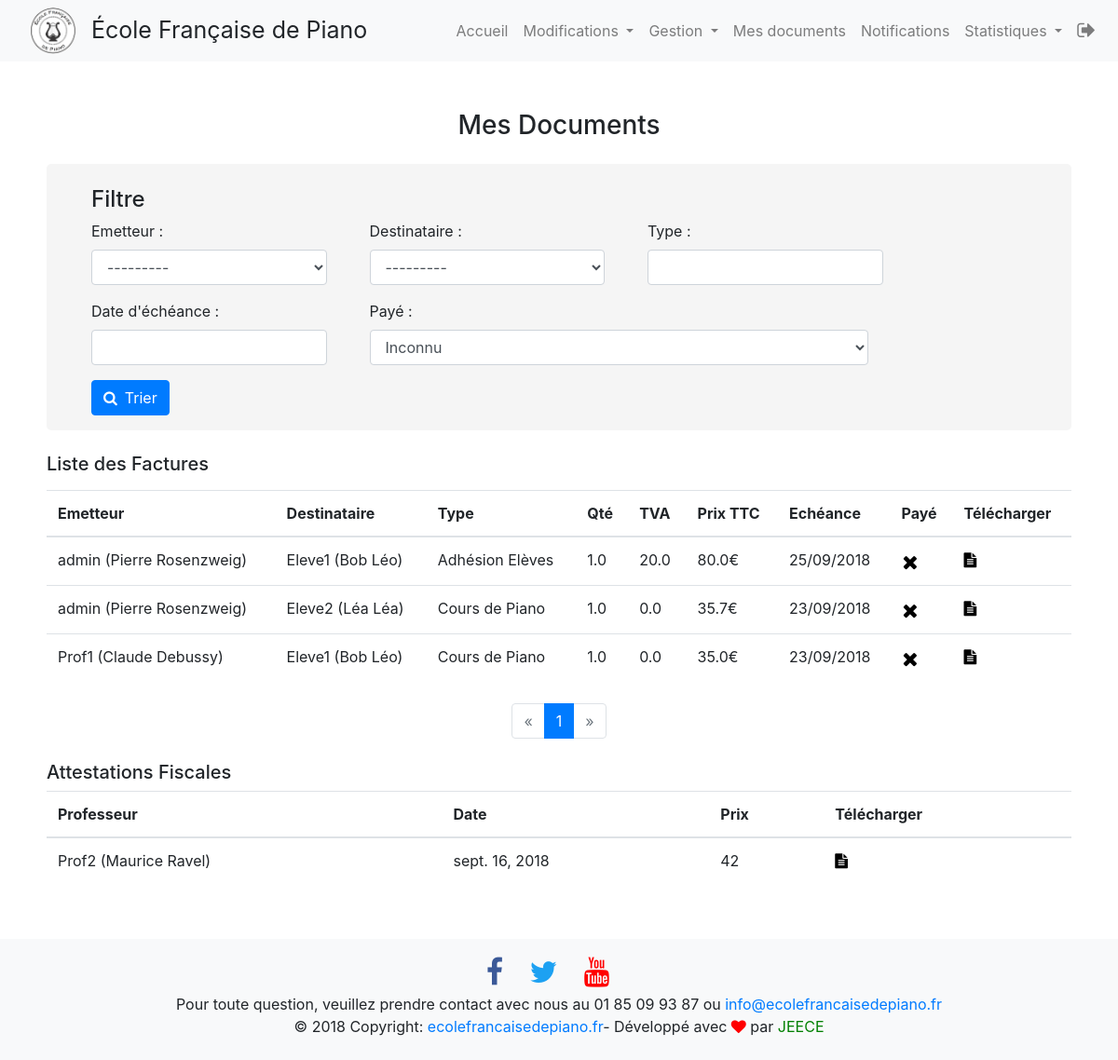
Page /intranet/documents (signed in) on the earlier database version.
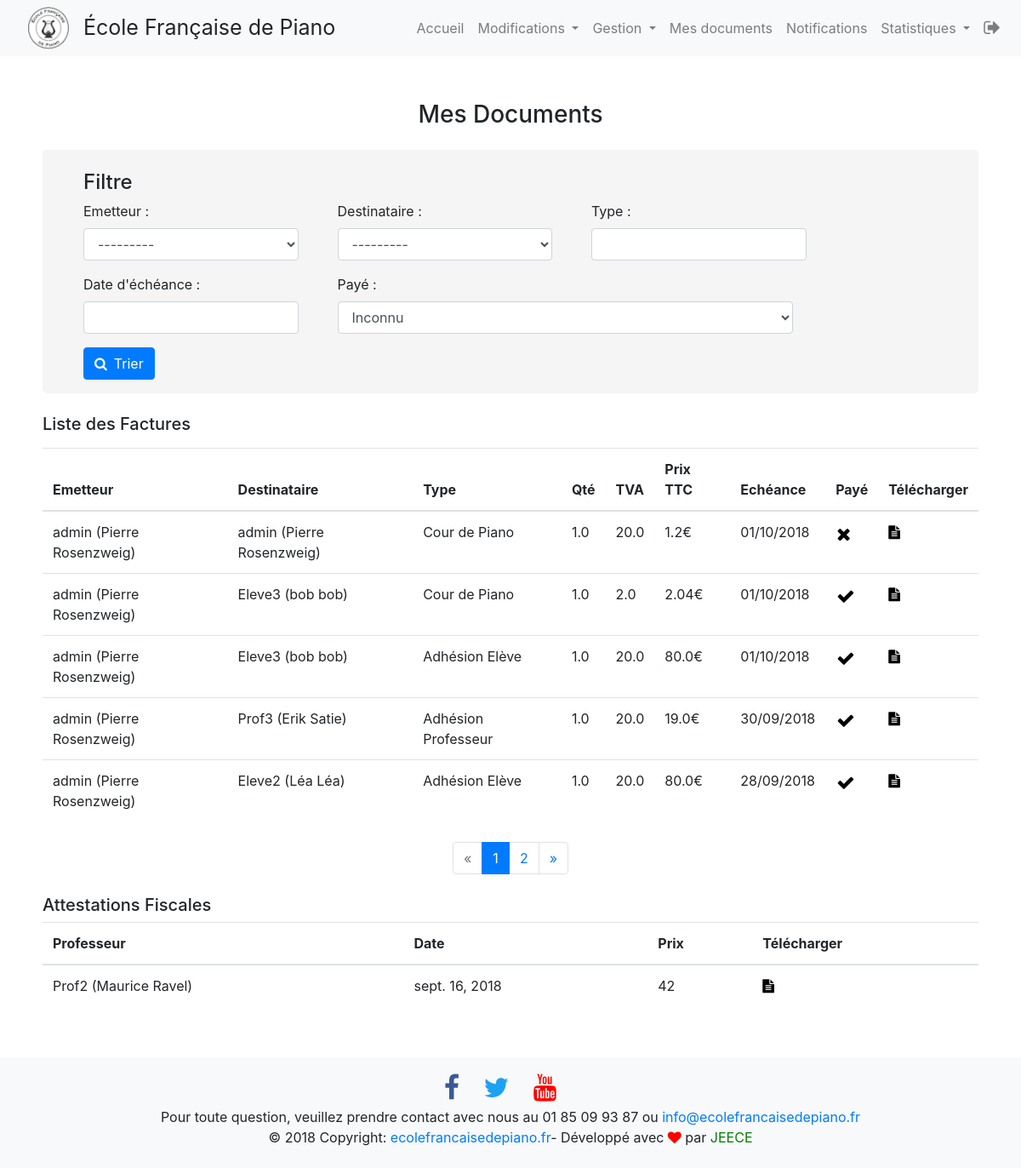
Same page on the later database version.
### intranet/models.py (models this page shows)
class Facture(models.Model):
    to_user = models.ForeignKey(User, related_name='User_who_received_the_bill', on_delete=models.DO_NOTHING, default=None,verbose_name='Destinataire')
    from_user = models.ForeignKey(User, related_name='User_who_send_the_bill', on_delete=models.DO_NOTHING,default=None,verbose_name='Emetteur')
    tva = models.FloatField(default=None)
    price_ht = models.FloatField(default=None)
    price_ttc = models.FloatField(default=None)
    object = models.CharField(max_length=60,default=None)
    object_qt = models.FloatField(default=None)
    type = models.CharField(max_length=60,default=None)
    created = models.DateField(default=date.today(), verbose_name='date d\'émission')
    last = models.DateField(default=date.today() + timedelta(days=7), verbose_name='date d\'échéance')
    is_paid = models.BooleanField(default=False,verbose_name='Payé')
    facture_name = models.CharField(max_length=60,default=None, null=True, blank=True) # NomEmmeteur_NomDest_ID
    nb_facture = models.IntegerField(default=1)
    to_user_firstname = models.CharField(max_length=60,default=None, null=True,blank=True)
    to_user_lastname = models.CharField(max_length=60,default=None, null=True,blank=True)
    to_user_address = models.CharField(max_length=60,default=None, null=True,blank=True)
    to_user_city = models.CharField(max_length=60,default=None, null=True,blank=True)
    to_user_zipcode = models.CharField(max_length=60,default=None, null=True,blank=True)
    to_user_siret = models.CharField(max_length=21, default='SIRET', null=True,blank=True)
    to_user_sap = models.CharField(max_length=11, default='SAP', null=True,blank=True)
    from_user_firstname = models.CharField(max_length=60, default=None, null=True,blank=True)
    from_user_lastname = models.CharField(max_length=60, default=None, null=True,blank=True)
    from_user_address = models.CharField(max_length=60, default=None, null=True,blank=True)
    from_user_city = models.CharField(max_length=60, default=None, null=True,blank=True)
    from_user_zipcode = models.CharField(max_length=60, default=None, null=True,blank=True)
    from_user_siret = models.CharField(max_length=21, default='SIRET', null=True,blank=True)
    from_user_sap = models.CharField(max_length=11, default='SAP', null=True,blank=True)

class Attestation(models.Model):
    to_user = models.ForeignKey(User, related_name='User_student', on_delete=models.DO_NOTHING)
    from_user = models.ForeignKey(User, related_name='User_professor', on_delete=models.DO_NOTHING)
    price = models.SmallIntegerField()
    nb_cours = models.SmallIntegerField(default=None, null=True, blank=True)
    created = models.DateField(default=date.today(), verbose_name='date d\'émission')
    last = models.DateField(default=date.today() + timedelta(days=365), verbose_name='date d\'échéance')
    to_user_firstname = models.CharField(max_length=60, default=None, null=True, blank=True)
    to_user_lastname = models.CharField(max_length=60, default=None, null=True, blank=True)
    to_user_address = models.CharField(max_length=60, default=None, null=True, blank=True)
    to_user_city = models.CharField(max_length=60, default=None, null=True, blank=True)
    to_user_zipcode = models.CharField(max_length=60, default=None, null=True, blank=True)
    to_user_siret = models.CharField(max_length=21, default='SIRET', null=True, blank=True)
    to_user_sap = models.CharField(max_length=11, default='SAP', null=True, blank=True)
    from_user_firstname = models.CharField(max_length=60, default=None, null=True, blank=True)
    from_user_lastname = models.CharField(max_length=60, default=None, null=True, blank=True)
    from_user_address = models.CharField(max_length=60, default=None, null=True, blank=True)
    from_user_city = models.CharField(max_length=60, default=None, null=True, blank=True)
    from_user_zipcode = models.CharField(max_length=60, default=None, null=True, blank=True)
    from_user_siret = models.CharField(max_length=21, default='SIRET', null=True, blank=True)
    from_user_sap = models.CharField(max_length=11, default='SAP', null=True, blank=True)

### intranet/views.py (the view, shortened to what this page needs)
# urls.py: path('documents', views.documents, name='documents'),
@login_required
@user_passes_test(lambda u: u.userprofile.is_adherent)
def documents(request):
    admin = User.objects.get(is_superuser=True)
    if request.user.is_superuser:
        factures_all = Facture.objects.all().order_by('-created')
        attestation_list = Attestation.objects.all()
        filter = FactureFilter(request.GET, queryset=factures_all)
        page = request.GET.get('page', 1)
        paginator = Paginator(filter.qs, 5)
        try:
            filter_page = paginator.page(page)
        except PageNotAnInteger:
            filter_page = paginator.page(1)
        except EmptyPage:
            filter_page = paginator.page(paginator.num_pages)
    user = User.objects.get(id=request.user.id)
    return render(request, 'intranet/documents.html', locals())

### intranet/models.py (called while the page is built)
def get_full_name(self):
    return "%s (%s %s)" % (self.username, self.first_name, self.last_name)

### intranet/templatetags/intranet_extras.py (called while the page is built)
@register.filter
def stripe(value):
    try:
        return int(value)*100
    except (ValueError, ZeroDivisionError):
        return None

### intranet/templates/intranet/documents.html (shortened to what this page needs)
{% extends 'intranet/base.html' %}
{% block nav_bar %}
{% include 'intranet/nav_bar.html' %}
{% endblock nav_bar %}
{% load intranet_extras %}
{% load widget_tweaks %}
{% block content %}
 <div class="container container_extras">
     <h3 class="text-center mt-2 mb-4"> Mes Documents</h3>
    {% if user.is_superuser %}
     <form method="get">
        <div class="well" style="background: #f5f5f5;border-radius:5px 5px;">
            <h4 class="pt-4 mx-5">Filtre</h4>
            <div class="row">
            <div class="form-group col-sm-4 col-md-3 ml-5 mr-2">
                {{ filter.form.from_user.label_tag }}
                {% render_field filter.form.from_user class="form-control" %}
            </div>
            <div class="form-group col-sm-4 col-md-3 mx-2">
                {{ filter.form.to_user.label_tag }}
                {% render_field filter.form.to_user class="form-control" %}
            </div>
            <div class="form-group col-sm-4 col-md-3 mx-2">
                {{ filter.form.type.label_tag }}
                {% render_field filter.form.type class="form-control" %}
            </div>
            <div class="form-group col-sm-4 col-md-3 ml-5 mr-2">
                {{ filter.form.last.label_tag }}
                {% render_field filter.form.last class="form-control" %}
            </div>
            <div class="form-group col-sm-8 col-md-6 mx-2">
                {{ filter.form.is_paid.label_tag }}
                {% render_field filter.form.is_paid class="form-control" %}
            </div>
          </div>
          <button type="submit" class="btn btn-primary ml-5 mb-3">
              <span><i class="fa fa-search mr-2"></i>Trier</span>
          </button>
        </div>
     </form>
        <h5 class="my-2 mt-4">Liste des Factures</h5>
        {% include 'intranet/factures.html' with factures_list=filter_page %}
        {% include 'intranet/paginator.html' with page_obj=filter_page %}
    {% endif %}
     <h5 class="my-2">Attestations Fiscales</h5>
     {% if attestation_list %}
        <table class="table table-hover">
            <thead>
                <tr>
                <th>Professeur</th>
                <th>Date</th>
                <th>Prix</th>
                <th>Télécharger</th>
                </tr>
            </thead>
            <tbody>
            {% for att in attestation_list %}
            <tr>
                 <td>{{att.from_user}}</td>
                 <td>{{att.created}}</td>
                 <td>{{att.price}}</td>
                <td><a href="{% url 'intranet:gen_attest_pdf' fac_id=att.pk %}"><i class="fa fa-file-text white-text" style="color: black;padding: 0;"></i></a></td>
            </tr>
            </tbody>
            {% endfor %}
        </table>
     {% else %}
     <p>Vous n'avez pas encore d'Attestation fiscale</p>
     {% endif %}
 </div>
{% endblock content %}
{% block footer %}
{% include 'intranet/footer.html' %}
{% endblock footer %}

### intranet/templates/intranet/factures.html
{% load static %}
{% load staticfiles %}
{% load intranet_extras %}
{% if factures_list %}
    <div class="table-responsive py-2">
        <table class="table table-hover">
            <thead>
                <tr>
                <th>Emetteur</th>
                <th>Destinataire</th>
                <th>Type</th>
                <th>Qté</th>
                <th>TVA</th>
                <th>Prix TTC</th>
                <th>Echéance</th>
                <th>Payé</th>
                <th>Télécharger</th>
                </tr>
            </thead>
            <tbody>
                {% for facture in factures_list %}
                <tr>
                <td>{{ facture.from_user }}</td>
                <td>{{ facture.to_user }}</td>
                <td>{{ facture.type }}</td>
                <td>{{ facture.object_qt }}</td>
                <td>{{ facture.tva }}</td>
                <td>{{ facture.price_ttc }}€</td>
                <td>{{ facture.last|date:"d/m/Y"  }}</td>
                    {% if facture.is_paid %}
                    <td>
                         <a class="li-ic btn" style="color: black;cursor: default;padding: 0;">
                            <i class="fa fa-check fa-lg white-text" style="color: black;cursor: default;padding: 0;"></i>
                         </a>
                     </td>
                    {% else %}
                    <td>
                        <a class="li-ic btn" style="color: black;cursor: default;padding: 0;">
                            <i class="fa fa-times fa-lg white-text" style="color: black;cursor: default;padding: 0;"></i>
                        </a>
                     </td>
                    {% endif %}
                <td><a target="_blank" href="{% url 'intranet:gen_pdf' fac_id=facture.pk %}"><i class="fa fa-file-text white-text" style="color: black;padding: 0;"></i></a></td>
                </tr>
                {% endfor %}
            </tbody>
        </table>
    </div>
{% else %}
<p> Aucune factures trouvées !</p>
{% endif %}

Differences in the rows shown:
no longer on this page (row unchanged): Facture: from_user "admin (Pierre Rosenzweig)", to_user "Eleve1 (Bob Léo)", type "Adhésion Elèves", object_qt "1.0", tva "20.0", price_ttc "80.0", last "25/09/2018"
no longer on this page (row edited): Facture: from_user "admin (Pierre Rosenzweig)", to_user "Eleve2 (Léa Léa)", type "Cours de Piano", object_qt "1.0", tva "0.0", price_ttc "35.7", last "23/09/2018"
no longer on this page (row unchanged): Facture: from_user "Prof1 (Claude Debussy)", to_user "Eleve1 (Bob Léo)", type "Cours de Piano", object_qt "1.0", tva "0.0", price_ttc "35.0", last "23/09/2018"
added Facture: from_user "admin (Pierre Rosenzweig)", to_user "admin (Pierre Rosenzweig)", type "Cour de Piano", object_qt "1.0", tva "20.0", price_ttc "1.2", last "01/10/2018"
added Facture: from_user "admin (Pierre Rosenzweig)", to_user "Eleve3 (bob bob)", type "Cour de Piano", object_qt "1.0", tva "2.0", price_ttc "2.04", last "01/10/2018", is_paid True (drawn)
added Facture: from_user "admin (Pierre Rosenzweig)", to_user "Eleve3 (bob bob)", type "Adhésion Elève", object_qt "1.0", tva "20.0", price_ttc "80.0", last "01/10/2018", is_paid True (drawn)
added Facture: from_user "admin (Pierre Rosenzweig)", to_user "Prof3 (Erik Satie)", type "Adhésion Professeur", object_qt "1.0", tva "20.0", price_ttc "19.0", last "30/09/2018", is_paid True (drawn)
added Facture: from_user "admin (Pierre Rosenzweig)", to_user "Eleve2 (Léa Léa)", type "Adhésion Elève", object_qt "1.0", tva "20.0", price_ttc "80.0", last "28/09/2018", is_paid True (drawn)
Other differences:
new list line: "2"
